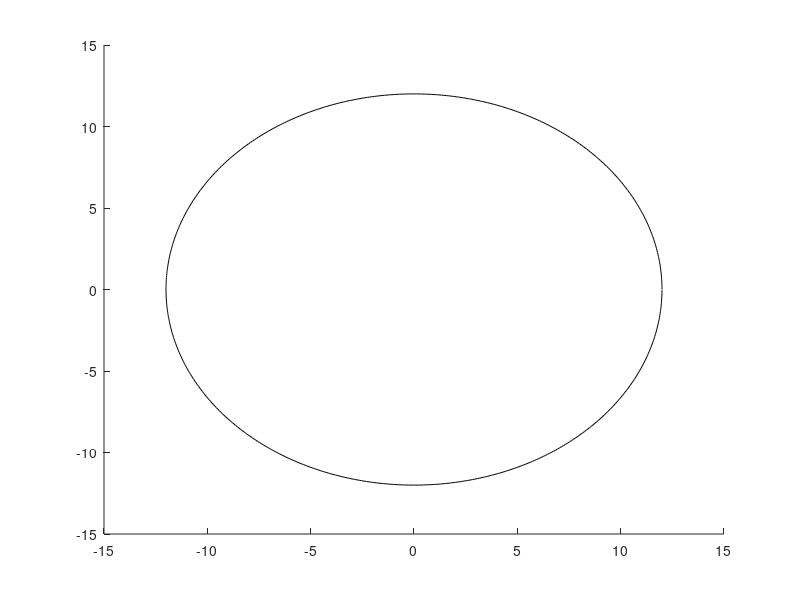

Write the MATLAB code that produced this figure. (Note: this script raises an error after producing the figure.)
%% Equatorial projection
x=0;
y=0;
sz = 200;
MarkerEdgeColour = 'none';
r=12;
hold on
angle=0:0.01:2*pi; 
xData=r*cos(angle);
yData=r*sin(angle);
plot(x+xData,y+yData,'Color',1/255*[0 0 0]);
yline(0,'Color',1/255*[0 0 0]);
xline(0,'Color',1/255*[0 0 0]);
axis equal
%% Coordinates of Points
FO=scatter(([0,0]), ([-12,12]),sz,'s','MarkerFaceColor',1/255*[0 0 0],'MarkerEdgeColor',MarkerEdgeColour);
SO=scatter([0,12,-12,6,-6],[0,0,0,0,0],sz,'^','MarkerFaceColor',1/255*[0 0 0],'MarkerEdgeColor',MarkerEdgeColour);
%ZZ=scatter(([0,0,0,0,7,7,-7,-7,11.3,11.3,-11.3,-11.3]), ([3,-3,9,-9,9.8,-9.8,9.8,-9.8,4.3,-4.3,4.3,-4.3]),sz,'o','MarkerFaceColor',1/255*[0 0 0],'MarkerEdgeColor',MarkerEdgeColour);
%AC=scatter(([5.8,-5.8,5.8,-5.8,3.9,3.9,-3.9,-3.9]),([3.3,3.3,-3.3,-3.3,9.2,-9.2,9.2,-9.2]),sz,'d','MarkerFaceColor',1/255*[0 0 0],'MarkerEdgeColor',MarkerEdgeColour);
ZZ=scatter(([0,0,9.6,9.6,-9.6,-9.6]), ([6,-6,7.1,-7.1,7.1,-7.1]),sz,'o','MarkerFaceColor',1/255*[0 0 0],'MarkerEdgeColor',MarkerEdgeColour);
AC=scatter(([5.1,5.1,-5.1,-5.1]),([6.3,-6.3,6.3,-6.3]),sz,'d','MarkerFaceColor',1/255*[0 0 0],'MarkerEdgeColor',MarkerEdgeColour);
%% Ellipse
for b=3:3:9
xData=b*cos(angle);
yData=r*sin(angle);
plot(x+xData,y+yData,'Color',1/255*[0 0 0]);
end
%% Arc of circles
%% Lower Hemisphere
C=53;
r=-50;
angle=1.34:0.01:1.8;
ArcCircle(r,C,angle)
C=46;
r=-40;
angle=1.33:0.01:1.82;
ArcCircle(r,C,angle)
ArcCircle(r,C,angle)
C=39;
r=-30;
angle=1.34:0.01:1.8;
ArcCircle(r,C,angle)

C=-53;
r=50;
angle=1.34:0.01:1.8;
ArcCircle(r,C,angle)
C=-46;
r=40;
angle=1.33:0.01:1.82;
ArcCircle(r,C,angle)
ArcCircle(r,C,angle)
C=-39;
r=30;
angle=1.34:0.01:1.8;
ArcCircle(r,C,angle)
%{
C=-30.5;
r=20;
angle=1.335:0.01:1.81;
ArcCircle(r,C,angle)
C=-61.5;
r=60;
angle=1.375:0.01:1.77;
ArcCircle(r,C,angle)
C=30.5;
r=-20;
angle=1.335:0.01:1.81;
ArcCircle(r,C,angle)
C=61.5;
r=-60;
angle=1.375:0.01:1.77;
ArcCircle(r,C,angle)
%}

%% graphics
hold off
xlim([-13,13])
ylim([-13,13])
xticks([-12 -6 0 6 12])
xticklabels({'90','45','0','45','90'})
yticks([-12 -6 0 6 12])
yticklabels({'90','45','0','45','90'})
ylabel('\theta / degrees','FontSize',36,'FontName','Calibri');
xlabel('\rho / degrees','FontSize',36,'FontName','Calibri');
set(gca,'TickDir','out');
set(0,'defaultfigurecolor',[1 1 1])
legend([FO,SO,ZZ,AC],'Face-On','Side-On','Zigzag','Armchair','FontSize',20,'FontName','Calibri')
legend('boxoff')
legend('Location','southeastoutside')

%{
for r = 2:2:10
    if r == 2
        angle=0.08:0.01:3.06;
    elseif r == 4
        angle=0.16:0.01:2.99;
    elseif r == 6
        angle=0.25:0.01:2.9;
    elseif r == 8
            angle=0.34:0.01:2.81;
    elseif r == 10
            angle=0.43:0.01:2.72;
    end
    ArcCircle(r,C,angle);
end

C=12;
for r = 2:2:10
    if r == 2
        angle=0.08:0.01:3.06;
    elseif r == 4
        angle=0.16:0.01:2.99;
    elseif r == 6
        angle=0.25:0.01:2.9;
    elseif r == 8
            angle=0.34:0.01:2.81;
    elseif r == 10
            angle=0.43:0.01:2.72;
    end
    r= -r;
    ArcCircle(r,C,angle);
end
%}
function ArcCircle(r,C,angle)
xData=r*cos(angle);
yData=C+r*sin(angle);
plot(xData,yData,'Color',1/255*[0 0 0]);
end